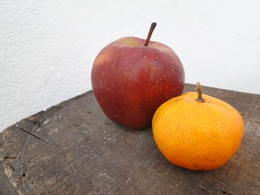
%> input picture apples/testApples/Bbr98ad4z0A-ctgXo3gdwu8-original.jpg, 260 x 195 px, shrunk from 2000 x 1500 before the run
$ octave LoadApplesScript.m   (GNU Octave 9; MATLAB toolbox functions it lacks are replaced by stand-ins)
%> lines starting %> are read from the running program, lines starting %| are printed output that depends on the picture
% LoadApplesScript.m
% This optional script may help you get started with loading of photos and masks.
%
% Note that there are more elegant ways to organize your (photo, mask)
% pairs, and for sorting through many files in a directory. We don't use
% them here because we only have a small number of files, but consider
% useful functions like fileparts(). For simplicity, this example code just
% makes a few cell-arrays to hold the hard-coded filenames.
if( ~exist('apples', 'dir') || ~exist('testApples', 'dir') )
    display('Please change current directory to the parent folder of both apples/ and testApples/');
end


% Note that cells are accessed using curly-brackets {} instead of parentheses ().
Itestapples = cell(3,1);
Itestapples{1} = 'testApples/Bbr98ad4z0A-ctgXo3gdwu8-original.jpg';
Itestapples{2} = 'testApples/Apples_by_MSR_MikeRyan_flickr.jpg';
Itestapples{3} = 'testApples/audioworm-QKUJj2wmxuI-original.jpg';

ItestapplesMasks = cell(1,1);
ItestapplesMasks{1} = 'testApples/Bbr98ad4z0A-ctgXo3gdwu8-original.png';

priorApple = 0.5319;
priorNonApple = 0.4681;%by step1 mixGaussianEstData

load('AppleMoG');
load('NonAppleMoG');

teapples=cell(3,1);
for i=1:3
   teapples{i}=figure;
end
TestCells=cell(3,1);
for i = 1:3
    curI = double(imread(  Itestapples{i}   )) / 255;
    TestCells{i}=curI;
    [imY imX imZ] = size(TestCells{i});
%> imY = 195; imX = 260; imZ = 3
    posteriorApple = zeros(imY,imX);
%> posteriorApple: size 195x260 double; every value is 0
    for cY = 1:imY
        fprintf('Processing Row %d\n',cY);
        for cX = 1:imX
            %extract this pixel data
            thisPixelData = squeeze(double(TestCells{i}(cY,cX,:)));
            %calculate likelihood of this data given skin model
            likeApple = MixGaussLike(thisPixelData,AppleMoG);
            likeNonApple = MixGaussLike(thisPixelData,NonAppleMoG);
            posteriorApple(cY,cX) = likeApple*priorApple/(likeApple*priorApple+likeNonApple*priorNonApple);
        end
    end;
%> this loop made 195 passes
%| Processing Row 1
%| Processing Row 2
%| Processing Row 3
%| Processing Row 4
%| Processing Row 5
%| Processing Row 6
%| Processing Row 7
%| Processing Row 8
%> (further printed lines are left out)
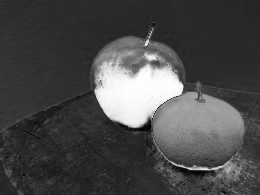
%> posteriorApple: size 195x260 double; min 0.0172, max 0.998, mean 0.289

    %draw skin posterior
    clims = [0, 1];
    imagesc(posteriorApple, clims); colormap(gray); axis off; axis image;
    drawnow;
end
%> pass 2 of the loop `for i = 1:3`:
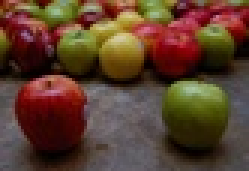
%> input picture apples/testApples/Apples_by_MSR_MikeRyan_flickr.jpg, 83 x 57 px, shrunk from 640 x 435 before the run (shown 3 times larger)
%> curI: size 57x83x3 double
%> imY = 57; imX = 83
%> the loop `for cY = 1:imY` made 57 passes
%| Processing Row 1
%| Processing Row 2
%| Processing Row 3
%| Processing Row 4
%| Processing Row 5
%> (further printed lines are left out)
%> after the loop `for cY = 1:imY`:
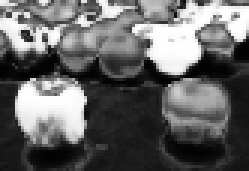
%> posteriorApple: size 57x83 double (shown 3 times larger); min 0.00704, max 1, mean 0.397
%> pass 3 of the loop `for i = 1:3`:
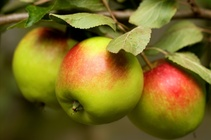
%> input picture apples/testApples/audioworm-QKUJj2wmxuI-original.jpg, 211 x 140 px, shrunk from 1620 x 1080 before the run
%> curI: size 140x211x3 double
%> imY = 140; imX = 211
%> the loop `for cY = 1:imY` made 140 passes
%| Processing Row 1
%| Processing Row 2
%| Processing Row 3
%| Processing Row 4
%| Processing Row 5
%> (further printed lines are left out)
%> after the loop `for cY = 1:imY`:
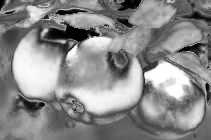
%> posteriorApple: size 140x211 double; min 0.0038, max 1, mean 0.546
